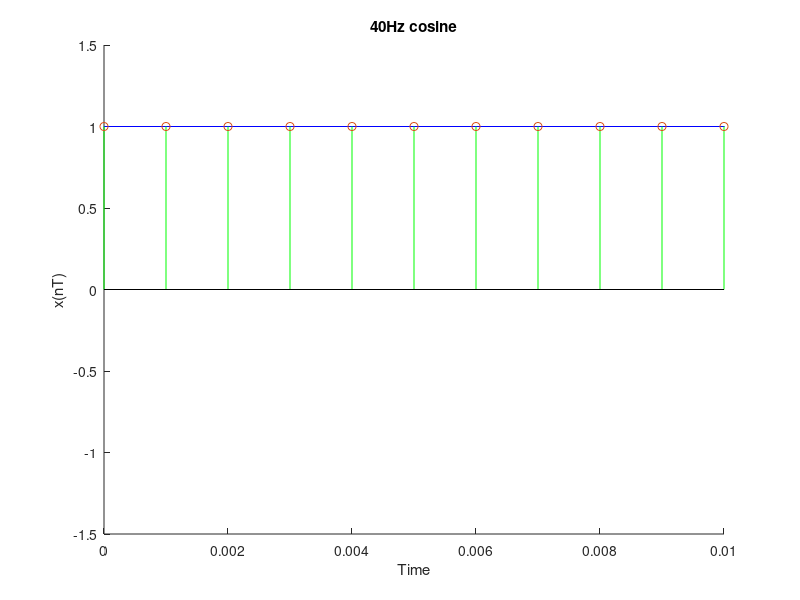

MATLAB code for this plot:
%generate a 40hz cosine wave

%
N=64;  
%N1=64;           %64 data points
fs=1000;
%fs1=10000;              %1 KHZ sampling frequency
%T1=1/fs1;
T=1/fs;     %sample period
f=1000;       %signal frequency in Hz
%n1=0:N1-1;
n=0:N-1;    %discrete time vector
axis([0 0.01 -1.5 1.5]);
x= cos(2*pi*f*n*T); 
%y= cos(2*pi*f*n1*T1);                  %signal defination
%plot the signal against time
hold on;
plot(n*T,x,'Color','blue');
stem(n*T,x,'color','green');
%plot(n1*T1,y,'color','red');
%stem(n1*T1,y,'color','yellow');
title('40Hz cosine')
xlabel('Time')
ylabel('x(nT)')
%soundsc(interp(x,8),8*fs);